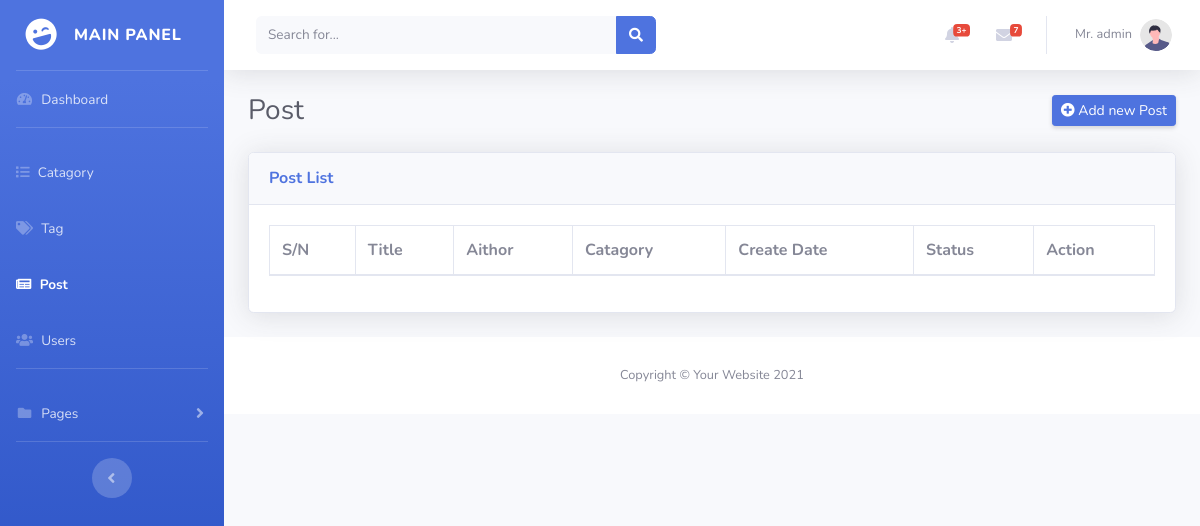
Before: /admin/post.php (signed in) with the older database file.
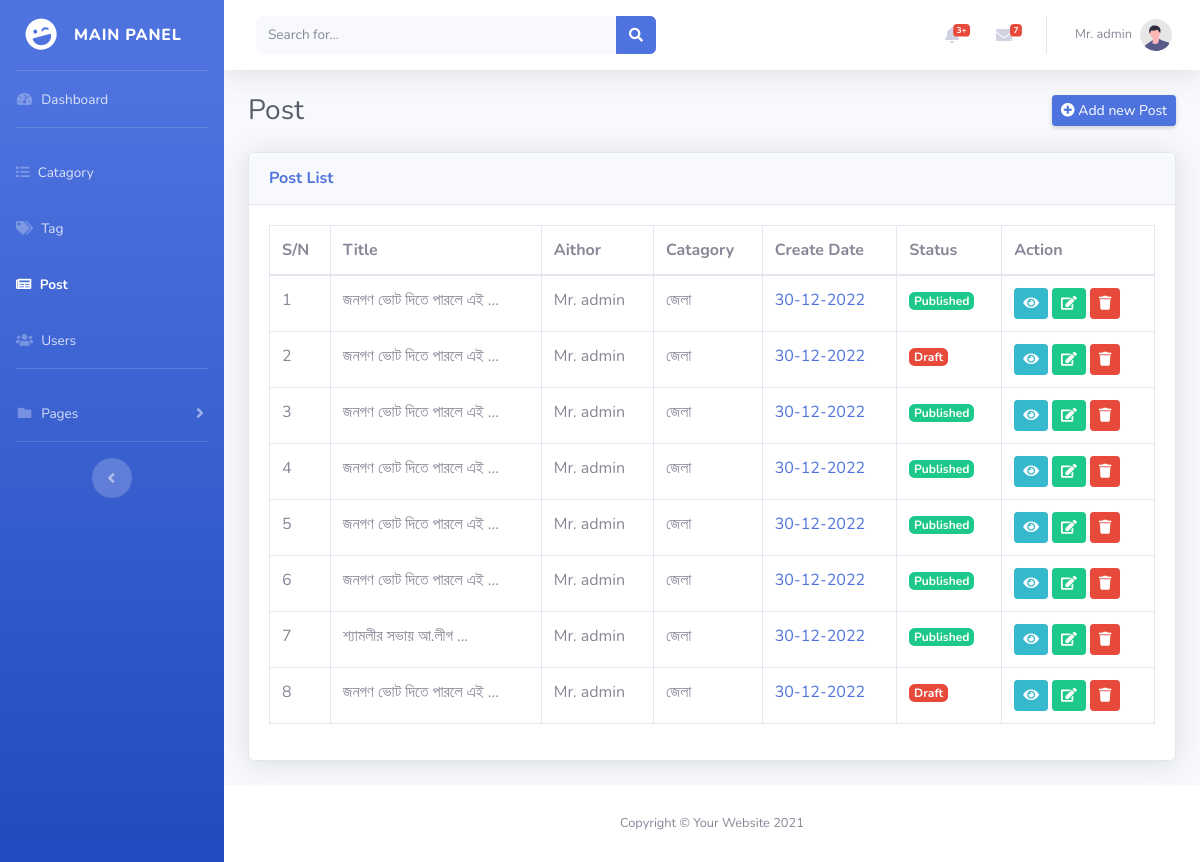
After: the same page with the newer database file.
### tables this page shows
CREATE TABLE `post` (
  `id` bigint NOT NULL,
  `admin_id` bigint NOT NULL,
  `catagory_id` bigint NOT NULL,
  `title` varchar(255) NOT NULL,
  `slug` varchar(255) NOT NULL,
  `description` longtext NOT NULL,
  `image` varchar(255) NOT NULL,
  `is_published` enum('Published','Draft') NOT NULL DEFAULT 'Draft',
  `created_at` datetime DEFAULT NULL,
  `updated_at` datetime DEFAULT NULL
);

CREATE TABLE `catagory` (
  `id` bigint NOT NULL,
  `name` varchar(255) NOT NULL,
  `slug` varchar(255) NOT NULL
);

### admin/healper/healper.php (called while the page is built, shortened)
<?php
function str_limit($string, $limit=100){
$string = $string.'';
$string = substr($string, 0, $limit);
$string = substr($string, 0, strrpos($string, " "));
$string = $string. " ...";
return $string;
}

### admin/post.php (the view, shortened to what this page needs)
<?php
$title = 'post';
include "layout/head.php";
?>
<div id="wrapper">
    <?php include "layout/sidebard.php"; ?>
    <div id="content-wrapper" class="d-flex flex-column">
        <div id="content">
            <?php include "layout/topbar.php"; ?>
            <div class="container-fluid">
                <div class="d-sm-flex align-items-center justify-content-between mb-4">
                    <h1 class="h3 mb-0 text-gray-800">Post</h1>
                    <a href="postCreate.php" class="d-none d-sm-inline-block btn btn-sm btn-primary shadow-sm">
                        <i class="fas fa-plus-circle fa-md text-white">
                        </i> Add new Post</a>
                </div>
                <div class="card shadow mb-4">
                    <div class="card-header py-3">
                        <h6 class="m-0 font-weight-bold text-primary">Post List</h6>
                    </div>
                    <div class="card-body">
                        <div class="table-responsive">
                            <table class="table table-bordered" id="dataTable" width="100%" cellspacing="0">
                                <thead>
                                    <tr>
                                        <th>S/N</th>
                                        <th>Title</th>
                                        <th>Aithor</th>
                                        <th>Catagory</th>
                                        <th>Create Date</th>
                                        <th>Status</th>
                                        <th>Action</th>
                                    </tr>
                                </thead>
                                <tbody>
                                    <?php
                                    $sql = "SELECT post.id, post.title, post.is_published, post.created_at, catagory.name as catagoryName, admin.name as author
                                    FROM post
                                    INNER JOIN catagory ON post.catagory_id = catagory.id
                                    INNER JOIN admin ON post.admin_id = admin.id
                                    ORDER by post.id DESC";
                                    $stmt = $conn->query($sql);
                                    $posts = $stmt->fetchAll(PDO::FETCH_OBJ);
                                    if ($posts) {
                                        foreach ($posts as $key => $post) { ?>
                                            <tr>
                                                <td><?php echo $key + 1; ?></td>
                                                <td><?php echo str_limit($post->title, 70); ?></td>
                                                <td><?php echo $post->author; ?></td>
                                                <td><?php echo $post->catagoryName; ?></td>
                                                <td>
                                                    <a href="#">
                                                        <?php
                                                        $printDate = date_create($post->created_at);
                                                        echo $printDate->format("d-m-Y");
                                                        ?>
                                                    </a>
                                                </td>
                                                <td>
                                                    <?php if ($post->is_published == 'Published') { ?>
                                                        <span class="badge badge-success">Published</span>
                                                    <?php } else { ?>
                                                        <span class="badge badge-danger">Draft</span>
                                                    <?php
                                                    }
                                                    ?>
                                                </td>
                                                <td>
                                                    <a href="postDetails.php?id=<?php echo $post->id ?>" class="btn btn-info btn-sm">
                                                        <i class="fas fa-eye"></i>
                                                    </a>
                                                    <a href="postEdit.php?id=<?php echo $post->id ?>" class="btn btn-success btn-sm">
                                                        <i class="fas fa-edit"></i>
                                                    </a>
                                                    <a href="postDelete.php?id=<?php echo $post->id ?>" onclick="return confirm('Are you sure to delete this post?')" class="btn btn-danger btn-sm">
                                                        <i class="fas fa-trash"></i>
                                                    </a>
                                                </td>
                                            </tr>
                                    <?php
                                        }
                                    }
                                    ?>
                                </tbody>
                            </table>
                        </div>
                    </div>
                </div>
            </div>
            <?php
            include "layout/footer.php";
            ?>

### admin/layout/head.php (shortened to what this page needs)
<?php
$filepath = dirname(__FILE__);
include $filepath . "/../healper/healper.php";
?>
<!DOCTYPE html>
<html lang="en">
<head>
    <link href="vendor/fontawesome-free/css/all.min.css" rel="stylesheet" type="text/css">
    <link href="vendor/dropify/dist/css/dropify.min.css" rel="stylesheet">
    <link rel="stylesheet" href="vendor/summernote-0.8.18-dist/summernote.min.css">
    <link href="css/select/select2.min.css" rel="stylesheet">
    <link href="css/sb-admin-2.css" rel="stylesheet">
    <link href="vendor/datatables/dataTables.bootstrap4.min.css" rel="stylesheet">
</head>
<body id="page-top">

### admin/layout/sidebard.php (shortened to what this page needs)
<ul class="navbar-nav bg-gradient-primary sidebar sidebar-dark accordion" id="accordionSidebar">
    <a class="sidebar-brand d-flex align-items-center justify-content-center" href="dashboard.php">
        <div class="sidebar-brand-icon rotate-n-15">
            <i class="fas fa-laugh-wink"></i>
        </div>
        <div class="sidebar-brand-text mx-3">Main Panel</div>
    </a>
    <hr class="sidebar-divider my-0">
    <li class="nav-item <?php echo isset($title) && $title =='dashboard'?'active' : ''?>">
        <a class="nav-link" href="dashboard.php">
            <i class="fas fa-fw fa-tachometer-alt"></i>
            <span>Dashboard</span></a>
    </li>
    <hr class="sidebar-divider d-none d-md-block">
    <li class="nav-item <?php echo isset($title) && $title =='catagory'?'active' : ''?>">
        <a class="nav-link" href="catagory.php">
        <i class="fas fa-list"></i>
            <span>Catagory</span></a>
    </li>
    <li class="nav-item <?php echo isset($title) && $title =='tag'?'active' : ''?>">
        <a class="nav-link" href="tag.php">
        <i class="fas fa-tags"></i>
            <span>Tag</span></a>
    </li>
    <li class="nav-item <?php echo isset($title) && $title =='post'?'active' : ''?>">
        <a class="nav-link" href="post.php">
            <i class="fas fa-newspaper"></i>
            <span>Post</span></a>
    </li>
    <li class="nav-item <?php echo isset($title) && $title =='user'?'active' : ''?> ">
        <a class="nav-link" href="user_details.php">
        <i class="fas fa-users"></i>
            <span>Users</span></a>
    </li>
    <hr class="sidebar-divider d-none d-md-block">
    <li class="nav-item">
        <a class="nav-link collapsed" href="#" data-toggle="collapse" data-target="#collapsePages"
            aria-expanded="true" aria-controls="collapsePages">
            <i class="fas fa-fw fa-folder"></i>
            <span>Pages</span>
        </a>
    </li>
    <hr class="sidebar-divider d-none d-md-block">
    <div class="text-center d-none d-md-inline">
        <button class="rounded-circle border-0" id="sidebarToggle"></button>
    </div>
</ul>

### admin/layout/topbar.php (shortened to what this page needs)
<nav class="navbar navbar-expand navbar-light bg-white topbar mb-4 static-top shadow">
    <form class="d-none d-sm-inline-block form-inline mr-auto ml-md-3 my-2 my-md-0 mw-100 navbar-search">
        <div class="input-group">
            <input type="text" class="form-control bg-light border-0 small" placeholder="Search for..." aria-label="Search" aria-describedby="basic-addon2">
            <div class="input-group-append">
                <button class="btn btn-primary" type="button">
                    <i class="fas fa-search fa-sm"></i>
                </button>
            </div>
        </div>
    </form>
    <ul class="navbar-nav ml-auto">
        <li class="nav-item dropdown no-arrow mx-1">
            <a class="nav-link dropdown-toggle" href="#" id="alertsDropdown" role="button" data-toggle="dropdown" aria-haspopup="true" aria-expanded="false">
                <i class="fas fa-bell fa-fw"></i>
                <span class="badge badge-danger badge-counter">3+</span>
            </a>
        </li>
        <li class="nav-item dropdown no-arrow mx-1">
            <a class="nav-link dropdown-toggle" href="#" id="messagesDropdown" role="button" data-toggle="dropdown" aria-haspopup="true" aria-expanded="false">
                <i class="fas fa-envelope fa-fw"></i>
                <span class="badge badge-danger badge-counter">7</span>
            </a>
        </li>
        <li class="nav-item dropdown no-arrow">
            <a class="nav-link dropdown-toggle" href="#" id="userDropdown" role="button" data-toggle="dropdown" aria-haspopup="true" aria-expanded="false">
                <span class="mr-2 d-none d-lg-inline text-gray-600 small"><?php echo $_SESSION['name'];?></span>
                <img class="img-profile rounded-circle" src="img/undraw_profile.svg">
            </a>
        </li>
    </ul>
</nav>

### admin/layout/footer.php (shortened to what this page needs)
    <footer class="sticky-footer bg-white">
        <div class="container my-auto">
            <div class="copyright text-center my-auto">
                <span>Copyright &copy; Your Website 2021</span>
            </div>
        </div>
    </footer>
    </div>
    </div>
</body>
</html>

Changed rows visible on the page:
added post: title "জনগণ ভোট দিতে পারলে এই ...", admin.name "Mr. admin", catagory.name "জেলা", created_at "30-12-2022", is_published "Published"
added post: title "জনগণ ভোট দিতে পারলে এই ...", admin.name "Mr. admin", catagory.name "জেলা", created_at "30-12-2022", is_published "Draft"
added post: title "জনগণ ভোট দিতে পারলে এই ...", admin.name "Mr. admin", catagory.name "জেলা", created_at "30-12-2022", is_published "Published"
added post: title "জনগণ ভোট দিতে পারলে এই ...", admin.name "Mr. admin", catagory.name "জেলা", created_at "30-12-2022", is_published "Published"
added post: title "জনগণ ভোট দিতে পারলে এই ...", admin.name "Mr. admin", catagory.name "জেলা", created_at "30-12-2022", is_published "Published"
added post: title "জনগণ ভোট দিতে পারলে এই ...", admin.name "Mr. admin", catagory.name "জেলা", created_at "30-12-2022", is_published "Published"
added post: title "শ্যামলীর সভায় আ.লীগ ...", admin.name "Mr. admin", catagory.name "জেলা", created_at "30-12-2022", is_published "Published"
added post: title "জনগণ ভোট দিতে পারলে এই ...", admin.name "Mr. admin", catagory.name "জেলা", created_at "30-12-2022", is_published "Draft"
